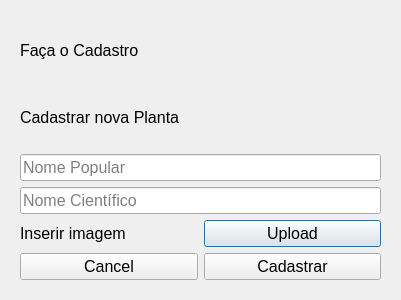
<?xml version="1.0" encoding="UTF-8"?>
<ui version="4.0">
 <class>Dialog</class>
 <widget class="QDialog" name="Dialog">
  <property name="geometry">
   <rect>
    <x>0</x>
    <y>0</y>
    <width>401</width>
    <height>300</height>
   </rect>
  </property>
  <property name="windowTitle">
   <string>Dialog</string>
  </property>
  <widget class="QWidget" name="layoutWidget">
   <property name="geometry">
    <rect>
     <x>20</x>
     <y>19</y>
     <width>361</width>
     <height>261</height>
    </rect>
   </property>
   <layout class="QVBoxLayout" name="verticalLayout_2">
    <item>
     <layout class="QVBoxLayout" name="verticalLayout">
      <item>
       <widget class="QLabel" name="label_3">
        <property name="font">
         <font>
          <pointsize>12</pointsize>
         </font>
        </property>
        <property name="text">
         <string>Faça o Cadastro</string>
        </property>
       </widget>
      </item>
      <item>
       <widget class="QLabel" name="label">
        <property name="font">
         <font>
          <pointsize>12</pointsize>
         </font>
        </property>
        <property name="text">
         <string>Cadastrar nova Planta</string>
        </property>
       </widget>
      </item>
      <item>
       <widget class="QLineEdit" name="lineEdit">
        <property name="font">
         <font>
          <pointsize>12</pointsize>
         </font>
        </property>
        <property name="inputMask">
         <string/>
        </property>
        <property name="text">
         <string/>
        </property>
        <property name="placeholderText">
         <string>Nome Popular</string>
        </property>
       </widget>
      </item>
      <item>
       <widget class="QLineEdit" name="lineEdit_2">
        <property name="font">
         <font>
          <pointsize>12</pointsize>
         </font>
        </property>
        <property name="placeholderText">
         <string>Nome Científico</string>
        </property>
       </widget>
      </item>
     </layout>
    </item>
    <item>
     <layout class="QHBoxLayout" name="horizontalLayout_2">
      <item>
       <widget class="QLabel" name="label_2">
        <property name="font">
         <font>
          <pointsize>12</pointsize>
         </font>
        </property>
        <property name="text">
         <string>Inserir imagem</string>
        </property>
       </widget>
      </item>
      <item>
       <widget class="QPushButton" name="pushButton_3">
        <property name="font">
         <font>
          <pointsize>12</pointsize>
         </font>
        </property>
        <property name="text">
         <string>Upload</string>
        </property>
       </widget>
      </item>
     </layout>
    </item>
    <item>
     <layout class="QHBoxLayout" name="horizontalLayout">
      <item>
       <widget class="QPushButton" name="pushButton">
        <property name="font">
         <font>
          <pointsize>12</pointsize>
         </font>
        </property>
        <property name="text">
         <string>Cancel</string>
        </property>
       </widget>
      </item>
      <item>
       <widget class="QPushButton" name="pushButton_2">
        <property name="font">
         <font>
          <pointsize>12</pointsize>
         </font>
        </property>
        <property name="text">
         <string>Cadastrar</string>
        </property>
       </widget>
      </item>
     </layout>
    </item>
   </layout>
  </widget>
 </widget>
 <resources/>
 <connections/>
</ui>
